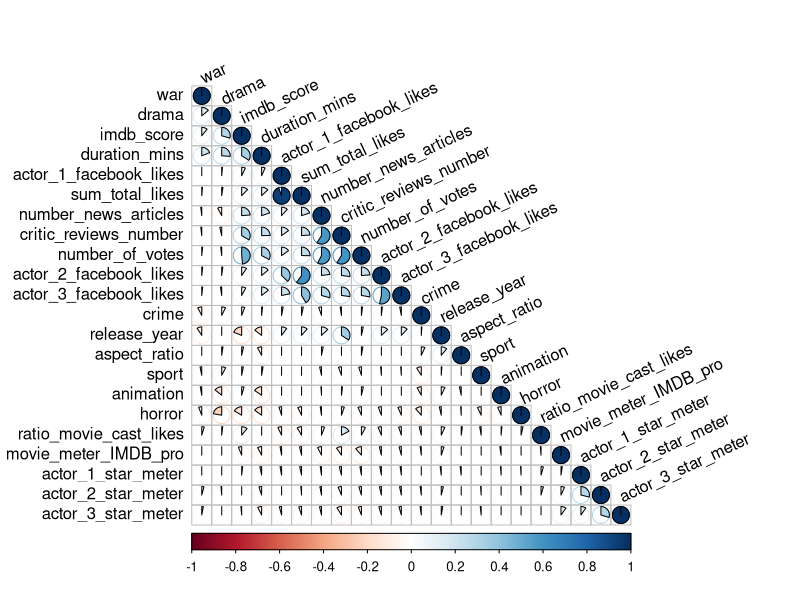

R code for this plot:
## ---- chunk 1
imdb = read.csv("data_final.csv")
attach(imdb)
## ---- chunk 2
head(imdb)
str(imdb) 
#We can see that the data is made up of integers, factors and a dummy variable for genre. Nice!
#We also have NA values that we need to deal with
## ---- chunk 3
library(dplyr)
imdb = imdb %>% 
  filter(language == "English",
         country %in% c("USA", "Germany", "Sweden","Denmark", "UK"))
## ---- chunk 4
imdb = imdb[,-c(5,8,9,15,28,29,31,35,58:70)]
## ---- chunk 5
summary(imdb)

## ---- chunk 6
#1 distributor - googled values
imdb$distributor = as.character(imdb$distributor)
distibutor <- subset(imdb, is.na(distributor))
distibutor

imdb$distributor[71] = "Paramount Pictures"
imdb$distributor[189] = "United Artists"
imdb$distributor[226] = "Sony Pictures"
imdb$distributor[428] = "Universal Pictures"
imdb$distributor[754] = "Shochiku Co., Ltd."
imdb$distributor[2108] = "Paramount Pictures"
imdb$distributor[2304] = "Columbia Pictures"
imdb$distributor[2419] = "Relativity Media"
imdb$distributor[2821] = "Magnolia Pictures"
imdb = imdb[-c(2809), ]

attach(imdb)
any(is.na(imdb$distributor))

#2 director - googled values
imdb$director = as.character(imdb$director)
directors = subset(imdb, is.na(director))
directors
imdb$director[194] = "Peter Deluise"
imdb$director[325] = "Tibor Takics"
imdb$director[1863] = "Mark Steven Johnson" # this one was the date was also in 2003 not 2015

attach(imdb)
any(is.na(imdb$director))

# 3 prodcution_company - googled values
imdb$production_company = as.character(imdb$production_company)
productionCompany = subset(imdb, is.na(production_company))
imdb$production_company[71] = "Indian Paintbrush"
imdb$production_company[189] = "Selznick International Pictures"
imdb$production_company[226] = "UK Film Council"
imdb$production_company[428] = "Blinding Edge Pictures"
imdb$production_company[754] = " Recorded Picture Company"
imdb$production_company[2108] = "Lakeshore Entertainment"
imdb$production_company[2304] = "Columbia Pictures"
imdb$production_company[2419] = "Relativity Media"
imdb$production_company[2820] = "Darkcastle Entertainment"
imdb$production_company[2821] = "Groundswell Productions"

attach(imdb)
any(is.na(imdb$production_company))

#actor_1_star_meter
imdb$actor_1_star_meter = as.numeric(imdb$actor_1_star_meter)
actor1star = subset(imdb, is.na(imdb$actor_1_star_meter))
imdb$actor_1_star_meter[390] = 2209
imdb$actor_1_star_meter[585] = 5368
imdb$actor_1_star_meter[592] = 5368
imdb$actor_1_star_meter[1322] = 2209
imdb$actor_1_star_meter[1768] = 2209
imdb$actor_1_star_meter[1884] = 5368
imdb$actor_1_star_meter[2071] = 5368
imdb$actor_1_star_meter[2252] = 5368

attach(imdb)
any(is.na(actor_1_star_meter))

#number_of_faces_in_movie_poster
imdb$number_of_faces_in_movie_poster = as.numeric(imdb$number_of_faces_in_movie_poster)
faces = subset(imdb, is.na(number_of_faces_in_movie_poster))
imdb$number_of_faces_in_movie_poster[244] = 1
imdb$number_of_faces_in_movie_poster[428] = 0
imdb$number_of_faces_in_movie_poster[467] = 6
imdb$number_of_faces_in_movie_poster[832] = 1
imdb$number_of_faces_in_movie_poster[1417] = 2
imdb$number_of_faces_in_movie_poster[2589] = 4
imdb$number_of_faces_in_movie_poster[2673] = 1

attach(imdb)
any(is.na(number_of_faces_in_movie_poster))

#movie_budget
imdb$movie_budget = as.numeric(imdb$movie_budget)
budget = subset(imdb, is.na(movie_budget))
imdb = imdb[-c(which(is.na(imdb$movie_budget))),]

attach(imdb)
any(is.na(movie_budget))

#ratio_movie_cast_likes
imdb$ratio_movie_cast_likes = as.numeric(imdb$ratio_movie_cast_likes)
ratio = subset(imdb, is.na(ratio_movie_cast_likes))
imdb[ ,"ratio_movie_cast_likes"][is.na(imdb[ ,"ratio_movie_cast_likes"] ) ] = 0 

attach(imdb)
any(is.na(ratio_movie_cast_likes))

#number_of_votes
imdb$number_of_votes = as.numeric(imdb$number_of_votes)
numberofvotes = subset(imdb, is.na(number_of_votes))
imdb$number_of_votes[8] = 6788
imdb$number_of_votes[71] = 54489
imdb$number_of_votes[109] = 747
imdb$number_of_votes[172] = 2878
imdb$number_of_votes[189] = 0
imdb$number_of_votes[226] = 6134
imdb$number_of_votes[348] = 15966
imdb$number_of_votes[428] = 8
imdb$number_of_votes[456] = 2304
imdb$number_of_votes[487] = 7802
imdb$number_of_votes[753] = 64701
imdb$number_of_votes[791] = 75894
imdb$number_of_votes[1418] = 0
imdb$number_of_votes[1462] = 185684
imdb$number_of_votes[1489] = 306331
imdb$number_of_votes[1633] = 23392
imdb$number_of_votes[1742] = 95191
imdb$number_of_votes[2041] = 99801
imdb$number_of_votes[2194] = 37294
imdb$number_of_votes[2419] = 77611
imdb$number_of_votes[2582] = 439627

attach(imdb)
any(is.na(number_of_votes))

#critic reviews number
imdb$critic_reviews_number = as.numeric(imdb$critic_reviews_number)
critics = subset(imdb, is.na(critic_reviews_number))
imdb$critic_reviews_number[12] = 0
imdb$critic_reviews_number[48] = 0
imdb$critic_reviews_number[97] = 0
imdb$critic_reviews_number[113] = 0
imdb$critic_reviews_number[244] = 6
imdb$critic_reviews_number[288] = 0
imdb$critic_reviews_number[323] = 0
imdb$critic_reviews_number[1181] = 86

attach(imdb)
any(is.na(critic_reviews_number))

#duration_number
imdb$duration_mins = as.numeric(imdb$duration_mins)
mins = subset(imdb, is.na(duration_mins))
imdb$duration_mins[2561] = 130

attach(imdb)
any(is.na(imdb$duration_mins))


any(is.na(imdb))
## ---- chunk 7
n_occur <- data.frame(table(imdb$movie_id))
n_occur[n_occur$Freq > 1,]
## ---- chunk 8
imdb = imdb[-c(533,2344),]
imdb = imdb[,-1]
## ---- chunk 9
imdb$user_votes_number = as.numeric(imdb$user_votes_number)
imdb$movie_budget = as.numeric(imdb$movie_budget)
imdb$user_reviews_number = as.numeric(imdb$user_reviews_number)
imdb$actor_2_star_meter = as.numeric(imdb$actor_2_star_meter)
imdb$actor_3_facebook_likes = as.numeric(imdb$actor_3_facebook_likes)
imdb$actor_3_star_meter = as.numeric(imdb$actor_3_star_meter)
imdb$critic_reviews_number = as.numeric(imdb$critic_reviews_number)
imdb$movie_budget = as.numeric(imdb$movie_budget)
imdb$movie_facebook_likes = as.numeric(imdb$movie_facebook_likes)

subset(imdb, is.na(critic_reviews_number))
## ---- chunk 10

imdb$user_votes_number = as.numeric(imdb$user_votes_number)
imdb$movie_budget = as.numeric(imdb$movie_budget)
imdb$user_reviews_number = as.numeric(imdb$user_reviews_number)


numericReg = lm(imdb_score~duration_mins+user_votes_number+movie_budget)
summary(numericReg)

testReg = lm(imdb_score~movie_budget+duration_mins+user_reviews_number+user_votes_number)
summary(testReg)
## ---- chunk 11
nums <- unlist(lapply(imdb, is.numeric))  
numericVars = imdb[,nums]
numericVars = na.omit(numericVars)
numericVars = numericVars[,-c(13:25)]
corPlot = cor(numericVars)
library(corrplot)
corrplot(corPlot, type = "lower", method = "pie",order = "hclust", 
         tl.col = "black", tl.srt = 25)

## ---- chunk 12
multReg = lm(imdb_score~., data = numericVars)
summary(multReg)
## ---- chunk 13
# Step-wise regression
library(MASS)
step.model <- stepAIC(multReg, direction = "both", 
                      trace = FALSE)
summary(step.model)
